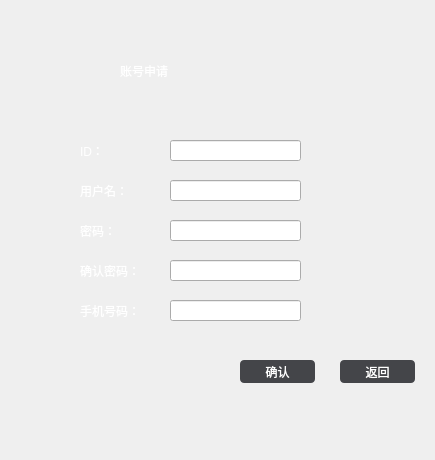
<?xml version="1.0" encoding="UTF-8"?>
<ui version="4.0">
 <class>applywindow</class>
 <widget class="QDialog" name="applywindow">
  <property name="geometry">
   <rect>
    <x>0</x>
    <y>0</y>
    <width>435</width>
    <height>460</height>
   </rect>
  </property>
  <property name="minimumSize">
   <size>
    <width>435</width>
    <height>460</height>
   </size>
  </property>
  <property name="maximumSize">
   <size>
    <width>435</width>
    <height>460</height>
   </size>
  </property>
  <property name="windowTitle">
   <string>Dialog</string>
  </property>
  <property name="styleSheet">
   <string notr="true">#applywindow{
	background-image: url(:/resouce/apply.png);
	border-image: url(:/resouce/apply.png);
}</string>
  </property>
  <widget class="QLabel" name="label">
   <property name="geometry">
    <rect>
     <x>120</x>
     <y>0</y>
     <width>311</width>
     <height>141</height>
    </rect>
   </property>
   <property name="styleSheet">
    <string notr="true">font: 36pt &quot;方正粗黑宋简体&quot;;
color: rgb(255, 255, 255);</string>
   </property>
   <property name="text">
    <string>账号申请</string>
   </property>
  </widget>
  <widget class="QLabel" name="label_2">
   <property name="geometry">
    <rect>
     <x>80</x>
     <y>140</y>
     <width>31</width>
     <height>21</height>
    </rect>
   </property>
   <property name="styleSheet">
    <string notr="true">font: 14pt &quot;方正粗黑宋简体&quot;;
color: rgb(255, 255, 255);</string>
   </property>
   <property name="text">
    <string>ID：</string>
   </property>
  </widget>
  <widget class="QLabel" name="label_3">
   <property name="geometry">
    <rect>
     <x>80</x>
     <y>180</y>
     <width>71</width>
     <height>21</height>
    </rect>
   </property>
   <property name="styleSheet">
    <string notr="true">font: 14pt &quot;方正粗黑宋简体&quot;;
color: rgb(255, 255, 255);</string>
   </property>
   <property name="text">
    <string>用户名：</string>
   </property>
  </widget>
  <widget class="QLabel" name="label_4">
   <property name="geometry">
    <rect>
     <x>80</x>
     <y>220</y>
     <width>61</width>
     <height>21</height>
    </rect>
   </property>
   <property name="styleSheet">
    <string notr="true">font: 14pt &quot;方正粗黑宋简体&quot;;
color: rgb(255, 255, 255);</string>
   </property>
   <property name="text">
    <string>密码：</string>
   </property>
  </widget>
  <widget class="QLabel" name="label_5">
   <property name="geometry">
    <rect>
     <x>80</x>
     <y>260</y>
     <width>91</width>
     <height>21</height>
    </rect>
   </property>
   <property name="styleSheet">
    <string notr="true">font: 14pt &quot;方正粗黑宋简体&quot;;
color: rgb(255, 255, 255);</string>
   </property>
   <property name="text">
    <string>确认密码：</string>
   </property>
  </widget>
  <widget class="QLabel" name="label_6">
   <property name="geometry">
    <rect>
     <x>80</x>
     <y>300</y>
     <width>91</width>
     <height>21</height>
    </rect>
   </property>
   <property name="styleSheet">
    <string notr="true">font: 14pt &quot;方正粗黑宋简体&quot;;
color: rgb(255, 255, 255);</string>
   </property>
   <property name="text">
    <string>手机号码：</string>
   </property>
  </widget>
  <widget class="QLineEdit" name="txt_ID">
   <property name="geometry">
    <rect>
     <x>170</x>
     <y>140</y>
     <width>131</width>
     <height>21</height>
    </rect>
   </property>
   <property name="styleSheet">
    <string notr="true">font: 12pt &quot;新宋体&quot;;</string>
   </property>
  </widget>
  <widget class="QLineEdit" name="txt_name">
   <property name="geometry">
    <rect>
     <x>170</x>
     <y>180</y>
     <width>131</width>
     <height>21</height>
    </rect>
   </property>
   <property name="styleSheet">
    <string notr="true">font: 12pt &quot;新宋体&quot;;</string>
   </property>
  </widget>
  <widget class="QLineEdit" name="txt_psd">
   <property name="geometry">
    <rect>
     <x>170</x>
     <y>220</y>
     <width>131</width>
     <height>21</height>
    </rect>
   </property>
   <property name="styleSheet">
    <string notr="true">font: 12pt &quot;新宋体&quot;;</string>
   </property>
   <property name="echoMode">
    <enum>QLineEdit::Password</enum>
   </property>
  </widget>
  <widget class="QLineEdit" name="txt_cfpsd">
   <property name="geometry">
    <rect>
     <x>170</x>
     <y>260</y>
     <width>131</width>
     <height>21</height>
    </rect>
   </property>
   <property name="styleSheet">
    <string notr="true">font: 12pt &quot;新宋体&quot;;</string>
   </property>
   <property name="echoMode">
    <enum>QLineEdit::Password</enum>
   </property>
  </widget>
  <widget class="QLineEdit" name="txt_tel">
   <property name="geometry">
    <rect>
     <x>170</x>
     <y>300</y>
     <width>131</width>
     <height>21</height>
    </rect>
   </property>
   <property name="styleSheet">
    <string notr="true">font: 12pt &quot;新宋体&quot;;</string>
   </property>
  </widget>
  <widget class="QPushButton" name="Btn_conf">
   <property name="geometry">
    <rect>
     <x>240</x>
     <y>360</y>
     <width>75</width>
     <height>23</height>
    </rect>
   </property>
   <property name="styleSheet">
    <string notr="true">QPushButton{
		border-radius: 4px;
		border: none;
		width: 75px;
		height: 25px;
}
QPushButton:enabled {
        background: rgb(68, 69, 73);
        color: white;
}
QPushButton:!enabled {
        background: rgb(100, 100, 100);
        color: rgb(200, 200, 200);
}
QPushButton:enabled:hover{
        background: rgb(85, 85, 85);
}
QPushButton:enabled:pressed{
        background: rgb(150, 80, 80);
}

</string>
   </property>
   <property name="text">
    <string>确认</string>
   </property>
  </widget>
  <widget class="QPushButton" name="Btn_back">
   <property name="geometry">
    <rect>
     <x>340</x>
     <y>360</y>
     <width>75</width>
     <height>23</height>
    </rect>
   </property>
   <property name="styleSheet">
    <string notr="true">QPushButton{
		border-radius: 4px;
		border: none;
		width: 75px;
		height: 25px;
}
QPushButton:enabled {
        background: rgb(68, 69, 73);
        color: white;
}
QPushButton:!enabled {
        background: rgb(100, 100, 100);
        color: rgb(200, 200, 200);
}
QPushButton:enabled:hover{
        background: rgb(85, 85, 85);
}
QPushButton:enabled:pressed{
        background: rgb(150, 80, 80);
}

</string>
   </property>
   <property name="text">
    <string>返回</string>
   </property>
  </widget>
 </widget>
 <resources/>
 <connections/>
</ui>
